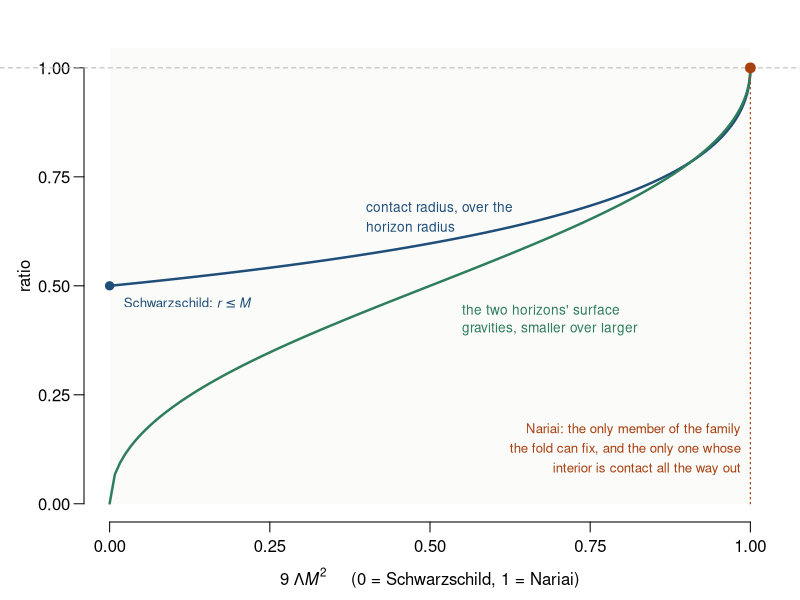
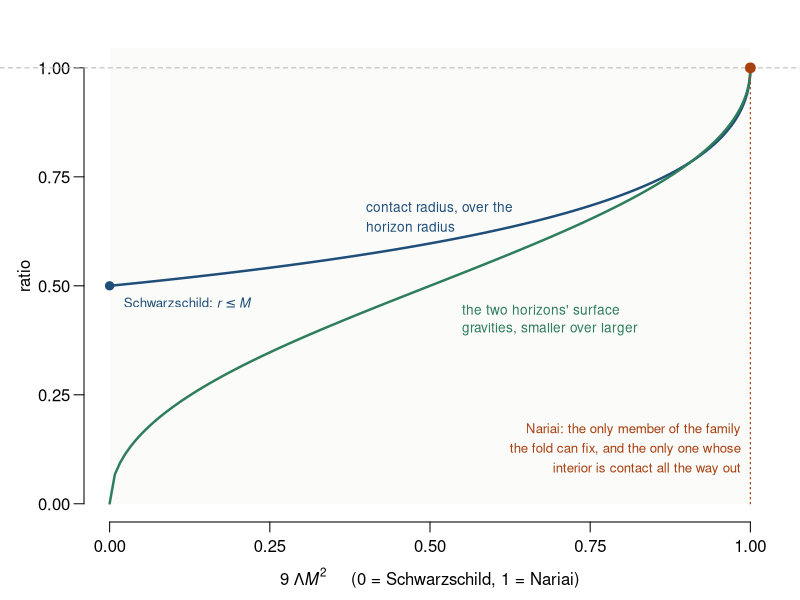

Here is the R script that generated these plots, in order:
#!/usr/bin/env Rscript
# fig_nariai_convergence.R -- two unrelated quantities reaching one at the same point.
#
# Across the Schwarzschild-de Sitter family, parametrised by 9 Lambda M^2 from 0 to 1:
#   (a) the contact radius of Section 5, as a fraction of the black-hole horizon radius,
#       computed from the angular budget (contact_charged.R section 7);
#   (b) the ratio of the two horizons' surface gravities, kappa_c / kappa_b.
# The first is a causality calculation about where a point can reach its own fold image.
# The second is a statement about whether the two horizons are interchangeable, which is
# what decides whether one involution can serve both (fold_map_classification.R section 5).
# They were computed for different reasons and both reach one only at Nariai.

M <- 1
sds_roots <- function(lam) { z <- polyroot(c(2*M, -1, 0, lam/3))
                             sort(Re(z[abs(Im(z)) < 1e-8])) }        # r_n < 0 < r_b < r_c
Wfac <- function(r, lam, q) (lam/3)*r*(q[2]-r)*(q[3]-r)*(r-q[1])
leg <- function(r, lam) {
  q <- sds_roots(lam); rb <- q[2]; m <- rb/2
  lo <- if (r < m) integrate(function(x) 1/sqrt(Wfac(x,lam,q)), r, m,
                             rel.tol=1e-10, subdivisions=3000L)$value else 0
  hi <- integrate(function(u) { x <- rb - u*u
        2/sqrt((lam/3)*x*(q[3]-x)*(x-q[1])) }, 0, sqrt(rb - max(r,m)),
        rel.tol=1e-10, subdivisions=3000L)$value
  lo + hi }
contact_frac <- function(y) {                                        # y = 9 Lambda M^2
  if (y < 1e-9) return(0.5)
  lam <- y/9; rb <- sds_roots(lam)[2]
  uniroot(function(r) 2*leg(r,lam) - pi, c(1e-9, rb*(1-1e-10)), tol=1e-12)$root / rb }
kappa_ratio <- function(y) {
  if (y < 1e-12) return(0)
  lam <- y/9; q <- sds_roots(lam); rb <- q[2]; rc <- q[3]
  kb <- abs(2*M/rb^2 - 2*lam*rb/3)/2; kc <- abs(2*M/rc^2 - 2*lam*rc/3)/2
  kc/kb }

ys <- c(seq(1e-6, 0.97, length.out = 120), seq(0.972, 0.99995, length.out = 60))
cf <- sapply(ys, contact_frac); kr <- sapply(ys, kappa_ratio)
stopifnot(abs(cf[1] - 0.5) < 1e-6, cf[length(cf)] > 0.98, kr[length(kr)] > 0.98,
          all(diff(cf) > -1e-9), all(diff(kr) > -1e-9))
cat(sprintf("  contact fraction runs %.4f -> %.4f; kappa_c/kappa_b runs %.4f -> %.4f\n",
            cf[1], cf[length(cf)], kr[1], kr[length(kr)]))

ink <- "grey15"; c1 <- "#1f4e79"; c2 <- "#2e7d5b"; mark <- "#a8400f"
draw <- function() {
  par(mar=c(3.9,4.2,1.5,1.2), mgp=c(2.5,0.7,0), xpd=NA)
  plot(NA, xlim=c(0,1), ylim=c(0,1.045), axes=FALSE,
       xlab=expression(paste("9 ", Lambda, italic(M)^2, "     (0 = Schwarzschild, 1 = Nariai)")),
       ylab="ratio")
  axis(1, at=seq(0,1,0.25)); axis(2, at=seq(0,1,0.25), las=1)
  rect(0, 0, 1, 1.045, col="#fbfbfa", border=NA)
  abline(h=1, col="grey70", lwd=1, lty=2)
  lines(ys, cf, col=c1, lwd=2.4)
  lines(ys, kr, col=c2, lwd=2.4)
  text(0.40, contact_frac(0.40)+0.105, "contact radius, over the", col=c1, cex=0.82, adj=0)
  text(0.40, contact_frac(0.40)+0.062, "horizon radius", col=c1, cex=0.82, adj=0)
  text(0.55, kappa_ratio(0.55)-0.085, "the two horizons' surface", col=c2, cex=0.82, adj=0)
  text(0.55, kappa_ratio(0.55)-0.128, "gravities, smaller over larger", col=c2, cex=0.82, adj=0)
  points(1, 1, pch=19, cex=1.3, col=mark)
  segments(1, 0, 1, 1, col=mark, lty=3, lwd=1.2)
  text(0.985, 0.17, "Nariai: the only member of the family", col=mark, cex=0.80, adj=1)
  text(0.985, 0.125, "the fold can fix, and the only one whose", col=mark, cex=0.80, adj=1)
  text(0.985, 0.08, "interior is contact all the way out", col=mark, cex=0.80, adj=1)
  points(0, 0.5, pch=19, cex=1.1, col=c1)
  text(0.022, 0.462, expression(paste("Schwarzschild: ", italic(r) <= italic(M))), col=c1, cex=0.80, adj=0)
}
for (f in c("paper/fig_companion_nariai.pdf","paper/fig_companion_nariai.png")) {
  if (grepl("pdf$", f)) pdf(f, width=6.6, height=4.6) else png(f, width=1000, height=700, res=150)
  draw(); invisible(dev.off()); cat("  wrote", f, "\n") }
